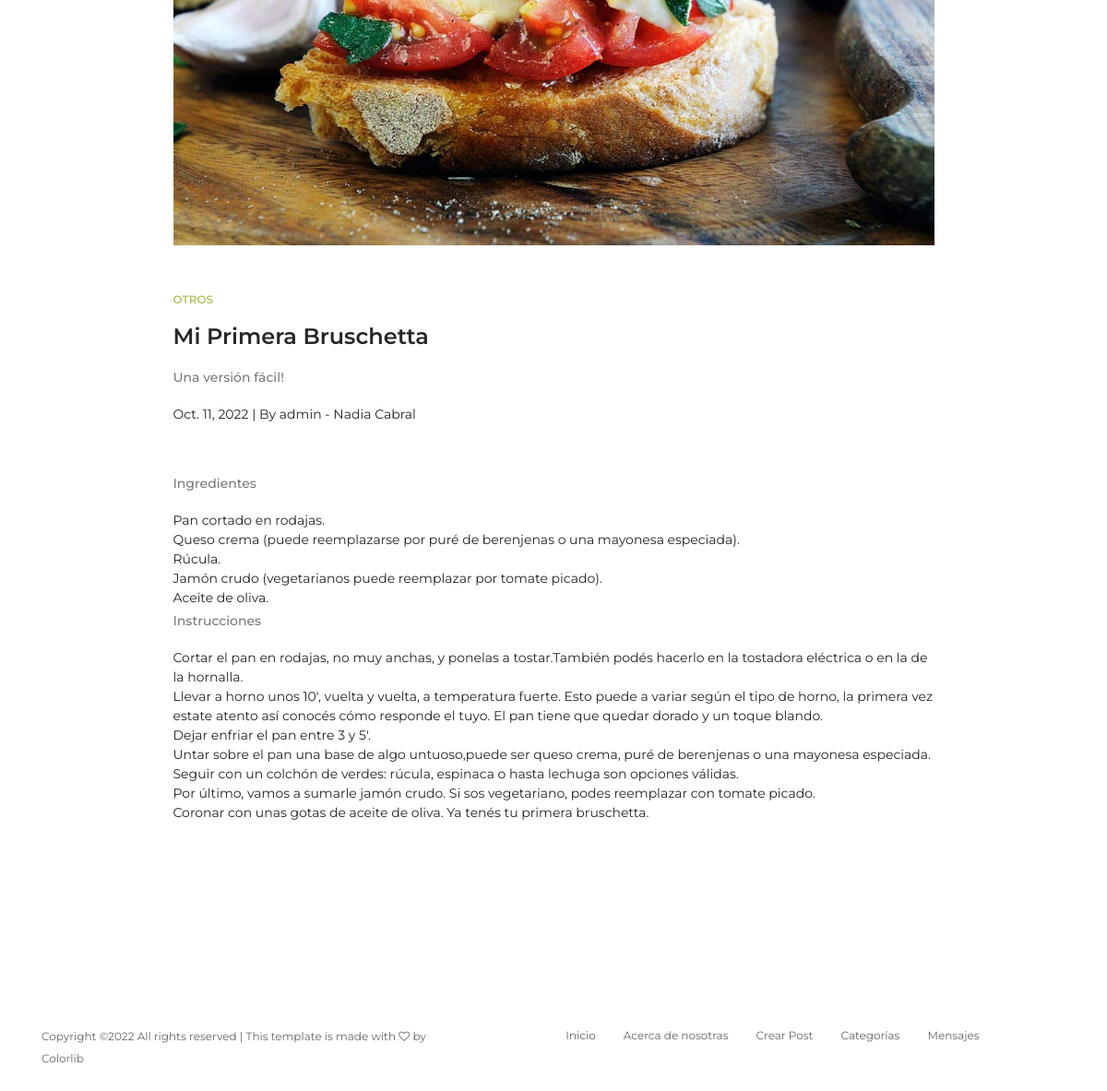
The app's page /articulos/18 (lower part), older data.
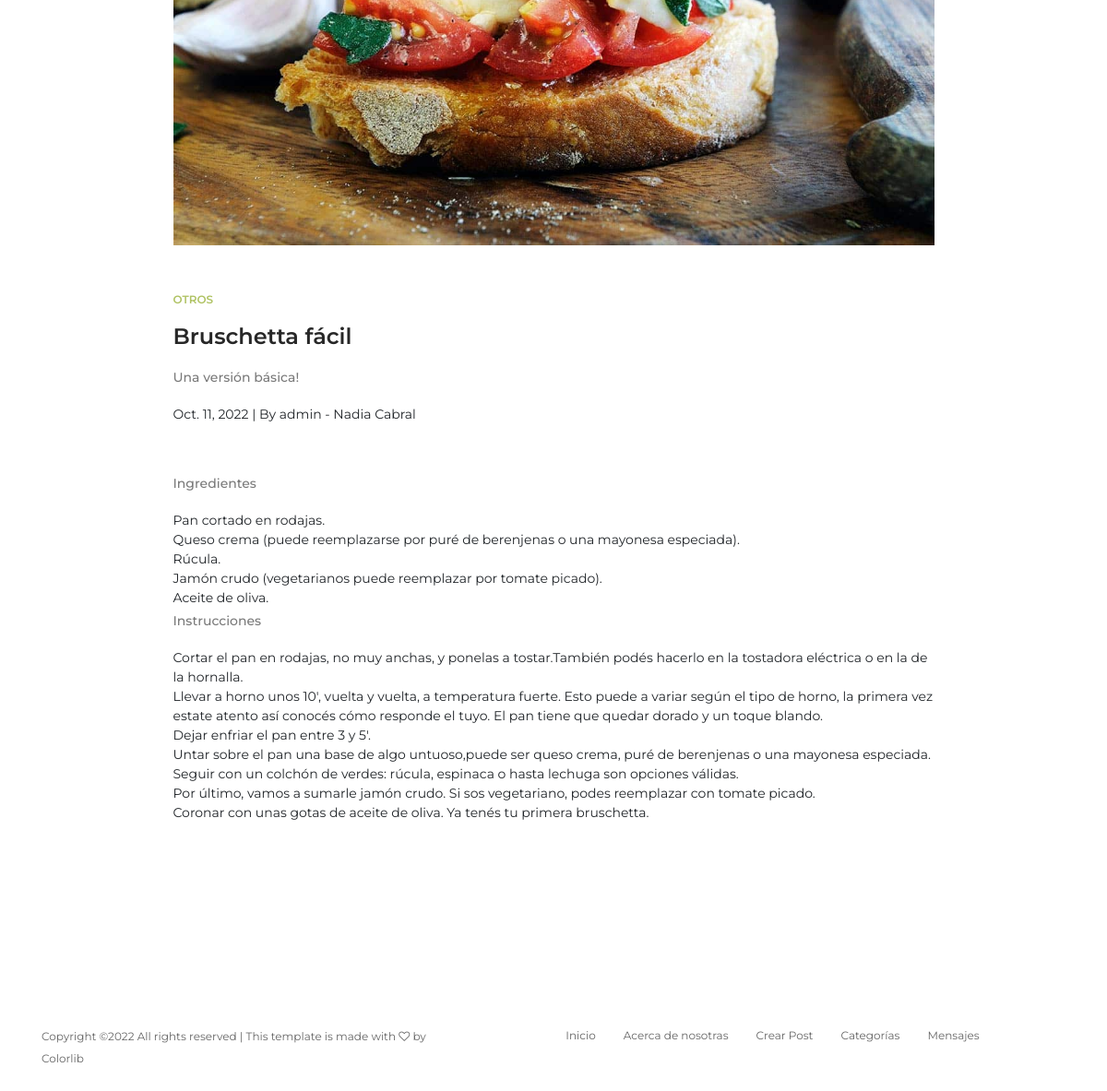
The same page, newer data.
### AppBlog/models.py (models this page shows, shortened)
class Post(models.Model):
    titulo = models.CharField(max_length=100)
    subtitulo = models.CharField(max_length=120)
    autor = models.ForeignKey(User, on_delete=models.CASCADE)
    cuerpo = RichTextField(blank=True, null=True)
    fecha_post = models.DateField(auto_now_add=True)
    categoria = models.CharField(max_length=100, default='postres')
    imagen_post = models.ImageField(null=True, blank=True, upload_to='imagenes/')

### AppBlog/views.py (the view)
# urls.py: path('articulos/<int:pk>', Articulo.as_view(), name='articulo'),
class Articulo(DetailView):
	model = Post
	template_name = 'articulos.html'

### AppBlog/templates/articulos.html (shortened to what this page needs)
{% extends 'padre.html' %}
{% load static %}
{% block post %}
    <section class="post-news-area section-padding-100-0 mb-70">
        <div class="container">
            <div class="row justify-content-center">
                <div class="col-12 col-lg-8 col-xl-9">
                    <div class="post-details-content mb-100">
                        <div class="blog-thumbnail mb-50">
                            {% if post.imagen_post %}
                            <img src="{{ post.imagen_post.url }}" alt="">
                            {% endif %}
                        </div>
                        <div class="blog-content">
                            <a href="#" class="post-tag">{{ post.categoria }}</a>
                            <h4 class="post-title">{{ post.titulo }}</h4>
                            <p>{{ post.subtitulo }}</p>
                            <div class="post-meta mb-50">
                                <span class="post-date">{{ post.fecha_post }} | </span>
                                <span class="post-author">By {{ post.autor.username }} - {{ post.autor.first_name }} {{ post.autor.last_name }}</span>
                            </div>
                            <p>{{ post.cuerpo|safe }}</p>
                        </div>
                    </div>
                </div>
            </div>
        </div>
    </section>
{% endblock %}

Row changes from the older to the newer data that the page shows:
changed Post "OTROS": titulo "Mi Primera Bruschetta" → "Bruschetta fácil"; subtitulo "Una versión fácil!" → "Una versión básica!"
